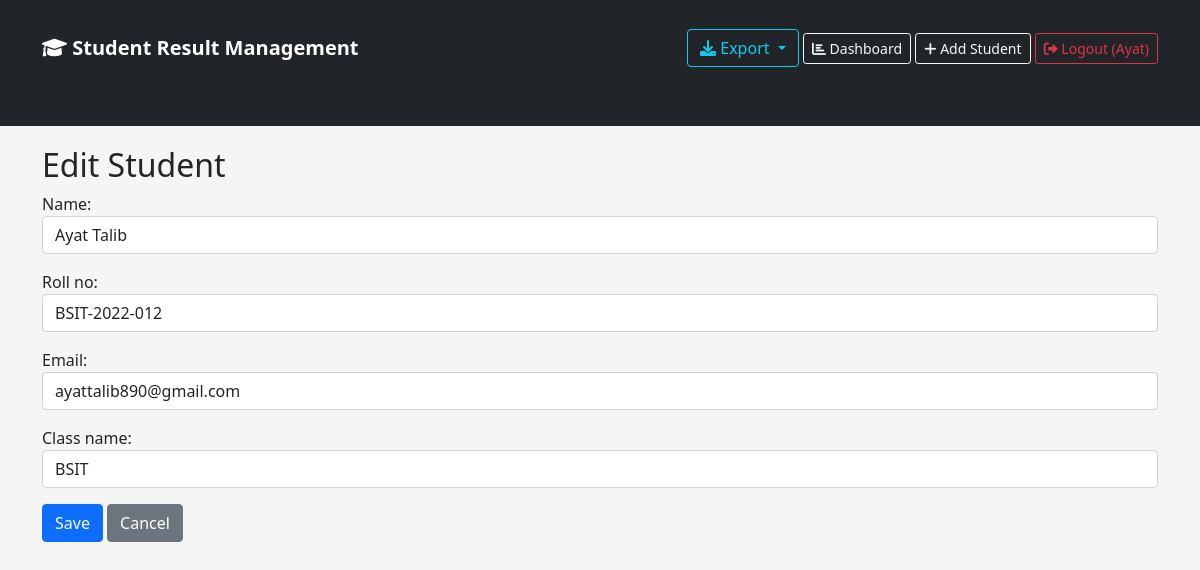
/1/edit/ (signed in), run on the app's committed database.
### students/models.py (models this page shows, shortened)
class Student(models.Model):
    name = models.CharField(max_length=100)
    roll_no = models.CharField(max_length=20, unique=True)
    email = models.EmailField()
    class_name = models.CharField(max_length=20)
    created_at = models.DateTimeField(auto_now_add=True)

### students/views.py (the view)
# urls.py: path('<int:pk>/edit/', views.student_update, name='student_update'),
@login_required
def student_update(request, pk):
    student = get_object_or_404(Student, pk=pk)
    if request.method == 'POST':
        form = StudentForm(request.POST, instance=student)
        if form.is_valid():
            form.save()
            return redirect('student_list')
    else:
        form = StudentForm(instance=student)
    return render(request, 'students/student_form.html', {'form': form, 'title': 'Edit Student'})

### students/forms.py
class StudentForm(forms.ModelForm):
    class Meta:
        model = Student
        fields = ['name', 'roll_no', 'email', 'class_name']
        widgets = {
            'name': forms.TextInput(attrs={'class': 'form-control'}),
            'roll_no': forms.TextInput(attrs={'class': 'form-control'}),
            'email': forms.EmailInput(attrs={'class': 'form-control'}),
            'class_name': forms.TextInput(attrs={'class': 'form-control'}),
        }

### students/templates/students/student_form.html (shortened to what this page needs)
{% extends 'students/base.html' %}
{% block content %}
<h2>{{ title }}</h2>
<form method="POST">
    {{ form.as_p }}
    <button type="submit" class="btn btn-primary">Save</button>
    <a href="{% url 'student_list' %}" class="btn btn-secondary">Cancel</a>
</form>
{% endblock %}

### students/templates/students/base.html (shortened to what this page needs)
<!DOCTYPE html>
<html>
<head>
    <link href="https://cdn.jsdelivr.net/npm/bootstrap@5.1.3/dist/css/bootstrap.min.css" rel="stylesheet">
    <link rel="stylesheet" href="https://cdnjs.cloudflare.com/ajax/libs/font-awesome/6.0.0/css/all.min.css">
</head>
<body>
    <nav class="navbar navbar-dark bg-dark">
        <div class="container">
            <a class="navbar-brand" href="{% url 'student_list' %}">
                <i class="fas fa-graduation-cap"></i> Student Result Management
            </a>
            <div>
                {% if user.is_authenticated %}
                    <div class="btn-group">
                        <button type="button" class="btn btn-outline-info dropdown-toggle" data-bs-toggle="dropdown">
                            <i class="fas fa-download"></i> Export
                        </button>
                    </div>
                    <a class="btn btn-outline-light btn-sm" href="{% url 'dashboard' %}">
                        <i class="fas fa-chart-bar"></i> Dashboard
                    </a>
                    <a class="btn btn-outline-light btn-sm" href="{% url 'student_create' %}">
                        <i class="fas fa-plus"></i> Add Student
                    </a>
                    <a class="btn btn-outline-danger btn-sm" href="{% url 'logout' %}">
                        <i class="fas fa-sign-out-alt"></i> Logout ({{ user.username }})
                    </a>
                {% else %}
                    <a class="btn btn-outline-light btn-sm" href="{% url 'login' %}">
                        <i class="fas fa-sign-in-alt"></i> Login
                    </a>
                {% endif %}
            </div>
        </div>
    </nav>
    <div class="container">
        {% block content %}
        {% endblock %}
    </div>
</body>
</html>

### students/templates/students/base.html (style rules this page uses)
body { background-color: #f5f5f5; }
.container { margin-top: 20px; margin-bottom: 50px; }
.navbar-brand { font-weight: bold; }

### data on the page
Student: name "Ayat Talib", roll_no "BSIT-2022-012", email "ayattalib890@gmail.com", class_name "BSIT"

### other printed values
{{ user.username }} "Ayat"
{{ title }} "Edit Student"
